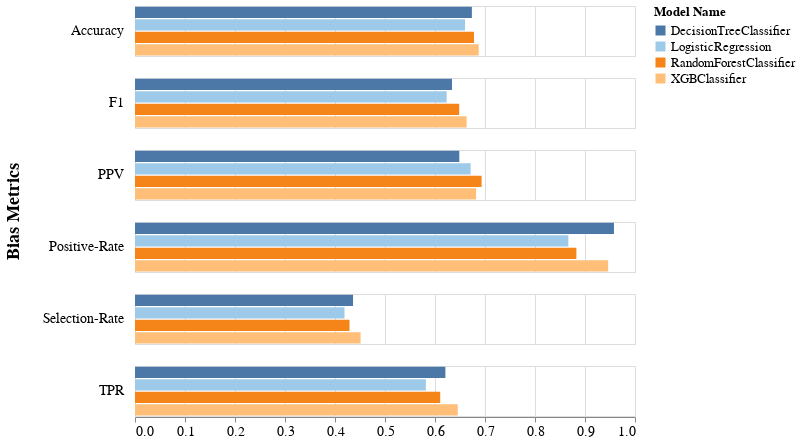

This figure's notebook cell:
### Code cell
visualizer.create_overall_metrics_bar_char(
    metrics_names=['TPR', 'PPV', 'Accuracy', 'F1', 'Selection-Rate', 'Positive-Rate'],
    metrics_title="Bias Metrics"
)

### Figure 1 — Vega-Lite specification as saved in the notebook (floating-point values rounded to 4 significant figures)
{"config": {"view": {"continuousWidth": 400, "continuousHeight": 300}, "axis": {"labelFontSize": 14, "titleFontSize": 18}, "headerRow": {"labelAlign": "left", "labelAngle": 0, "labelFontSize": 14, "labelPadding": 10, "titleFontSize": 18}}, "data": {"name": "data-df7920ec813906e2ac02e0b5a0eee810"}, "mark": "bar", "encoding": {"color": {"field": "model_name", "legend": {"labelFontSize": 13, "title": "Model Name", "titleFontSize": 13}, "scale": {"scheme": "tableau20"}, "type": "nominal"}, "row": {"field": "metric", "title": "Bias Metrics", "type": "nominal"}, "x": {"axis": {"grid": true}, "field": "overall", "title": "", "type": "quantitative"}, "y": {"axis": null, "field": "model_name", "type": "nominal"}}, "height": 50, "width": 500, "$schema": "https://vega.github.io/schema/vega-lite/v4.17.0.json", "datasets": {"data-df7920ec813906e2ac02e0b5a0eee810": [{"overall": 0.6738, "metric": "Accuracy", "model_name": "DecisionTreeClassifier"}, {"overall": 0.6341, "metric": "F1", "model_name": "DecisionTreeClassifier"}, {"overall": 0.6486, "metric": "PPV", "model_name": "DecisionTreeClassifier"}, {"overall": 0.9579, "metric": "Positive-Rate", "model_name": "DecisionTreeClassifier"}, {"overall": 0.4361, "metric": "Selection-Rate", "model_name": "DecisionTreeClassifier"}, {"overall": 0.6208, "metric": "TPR", "model_name": "DecisionTreeClassifier"}, {"overall": 0.66, "metric": "Accuracy", "model_name": "LogisticRegression"}, {"overall": 0.6234, "metric": "F1", "model_name": "LogisticRegression"}, {"overall": 0.6713, "metric": "PPV", "model_name": "LogisticRegression"}, {"overall": 0.8667, "metric": "Positive-Rate", "model_name": "LogisticRegression"}, {"overall": 0.419, "metric": "Selection-Rate", "model_name": "LogisticRegression"}, {"overall": 0.5818, "metric": "TPR", "model_name": "LogisticRegression"}, {"overall": 0.678, "metric": "Accuracy", "model_name": "RandomForestClassifier"}, {"overall": 0.6484, "metric": "F1", "model_name": "RandomForestClassifier"}, {"overall": 0.6932, "metric": "PPV", "model_name": "RandomForestClassifier"}, {"overall": 0.8828, "metric": "Positive-Rate", "model_name": "RandomForestClassifier"}, {"overall": 0.429, "metric": "Selection-Rate", "model_name": "RandomForestClassifier"}, {"overall": 0.6104, "metric": "TPR", "model_name": "RandomForestClassifier"}, {"overall": 0.6875, "metric": "Accuracy", "model_name": "XGBClassifier"}, {"overall": 0.6633, "metric": "F1", "model_name": "XGBClassifier"}, {"overall": 0.6822, "metric": "PPV", "model_name": "XGBClassifier"}, {"overall": 0.9463, "metric": "Positive-Rate", "model_name": "XGBClassifier"}, {"overall": 0.4512, "metric": "Selection-Rate", "model_name": "XGBClassifier"}, {"overall": 0.6455, "metric": "TPR", "model_name": "XGBClassifier"}]}}
